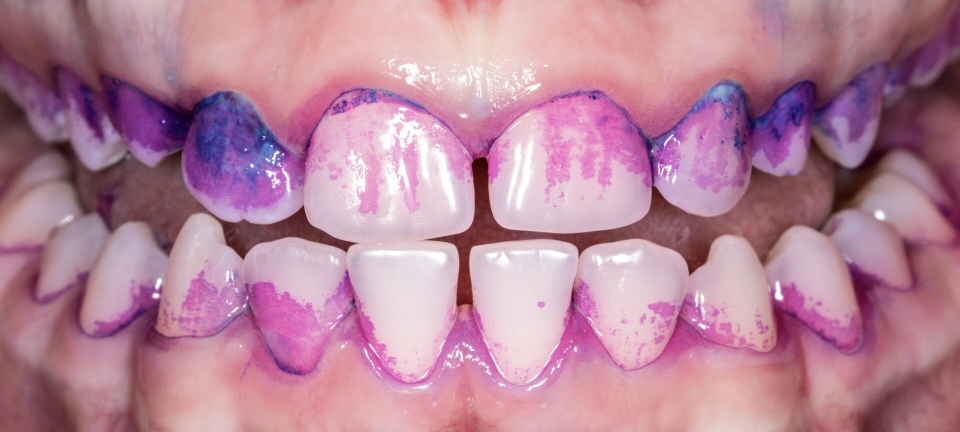
#> input picture DentalVision.API/wwwroot/uploads/15bdba8e-4e69-44e4-a6ec-76f071a970ce.jpg, 1920 x 864 px (shown at 1/2 size)
$ python plaque_processor.py --image ../../DentalVision.API/wwwroot/uploads/15bdba8e-4e69-44e4-a6ec-76f071a970ce.jpg
#> lines starting #> are read from the running program, lines starting #| are printed output that depends on the picture; after the words box and inside, x2 and y2 are one past the last pixel; in counts of white or black regions, pixels touching at a corner belong together
import cv2
import numpy as np
import json
import argparse
import sys
import os
import urllib.request
import urllib.error
import base64
import traceback
from enum import Enum

class SegmentationMode(Enum):
    AUTO = "AUTO"
    ROBOFLOW = "ROBOFLOW"
    YOLO = "YOLO"
    OPENCV = "OPENCV"
    COLOR_TEETH = "COLOR_TEETH"

ACTIVE_MODE = SegmentationMode.AUTO

# Configurable sensitivity thresholds (Lower confidence = detects more teeth)
FDI_CONFIDENCE = 0.08      # Lowered to 0.08 so every subtle/partial tooth is detected
FDI_OVERLAP = 0.35         # Resolves overlapping bounding boxes
SEG_CONFIDENCE = 0.08      # Lowered to 0.08 to capture all enamel crown polygons
SEG_OVERLAP = 0.40
MIN_PLAQUE_AREA = 65       # Filters out micro-speck noise/reflections (<65px)

try:
    from ultralytics import YOLO
    HAS_YOLO = True
except ImportError:
    HAS_YOLO = False

def detect_disclosing_plaque_mask(image_bgr):
    """
    Isolates two-tone and erythrosine dental disclosing dye stains
    while strictly rejecting natural white/ivory enamel and saliva glare.
    """
    h, w, _ = image_bgr.shape
    hsv = cv2.cvtColor(image_bgr, cv2.COLOR_BGR2HSV)
    lab = cv2.cvtColor(image_bgr, cv2.COLOR_BGR2LAB)
    l_chan, a_chan, b_chan = cv2.split(lab)

    # 1. Mature Acidogenic Biofilm (Thick / Deep Purple, Violet, Indigo)
    # HSV: Hue 100-165, Saturation >= 45, Value >= 30
    lower_purple = np.array([100, 45, 30])
    upper_purple = np.array([165, 255, 255])
    mask_purple = cv2.inRange(hsv, lower_purple, upper_purple)

    # 2. Fresh Plaque Biofilm (Erythrosine Pink, Vivid Magenta, Reddish)
    # HSV: Hue in 165-180 or 0-10, Saturation >= 65, Value >= 65
    lower_pink1 = np.array([165, 65, 65])
    upper_pink1 = np.array([180, 255, 255])
    mask_pink1 = cv2.inRange(hsv, lower_pink1, upper_pink1)

    lower_pink2 = np.array([0, 65, 65])
    upper_pink2 = np.array([10, 255, 255])
    mask_pink2 = cv2.inRange(hsv, lower_pink2, upper_pink2)

    mask_pink = cv2.bitwise_or(mask_pink1, mask_pink2)
    plaque_mask = cv2.bitwise_or(mask_purple, mask_pink)

    # Clean up small noise with Morphological Operations
    clean_kernel = cv2.getStructuringElement(cv2.MORPH_ELLIPSE, (5, 5))
    plaque_mask = cv2.morphologyEx(plaque_mask, cv2.MORPH_OPEN, clean_kernel)
    plaque_mask = cv2.morphologyEx(plaque_mask, cv2.MORPH_CLOSE, clean_kernel)

    # 3. Gingival Tissue (Natural Gums) Mask using Lab a* redness channel
    _, gum_mask = cv2.threshold(a_chan, 142, 255, cv2.THRESH_BINARY)
    gum_kernel = cv2.getStructuringElement(cv2.MORPH_ELLIPSE, (7, 7))
    gum_mask = cv2.morphologyEx(gum_mask, cv2.MORPH_CLOSE, gum_kernel)

    # Exclude extreme top and bottom border margins (lips/retractor)
    roi_mask = np.zeros((h, w), dtype=np.uint8)
    roi_top = int(h * 0.10)
    roi_bottom = int(h * 0.92)
    roi_mask[roi_top:roi_bottom, :] = 255
    plaque_mask = cv2.bitwise_and(plaque_mask, roi_mask)

    return plaque_mask, gum_mask, mask_purple

def query_roboflow_fdi_numbering(image_bytes, api_key):
    """
    Queries Roboflow model 'front-intraoral-tooth-numbering/1' with sensitivity tuning.
    """
    url = f"https://serverless.roboflow.com/front-intraoral-tooth-numbering/1?confidence={FDI_CONFIDENCE}&overlap={FDI_OVERLAP}"
    headers = {
        "Content-Type": "application/x-www-form-urlencoded",
        "Authorization": f"Bearer {api_key}"
    }
    try:
        req = urllib.request.Request(url, data=image_bytes, headers=headers)
        with urllib.request.urlopen(req, timeout=15) as response:
            res_body = response.read().decode("utf-8")
            res_json = json.loads(res_body)
            return res_json.get("predictions", [])
    except Exception:
        try:
            url_fallback = f"https://detect.roboflow.com/front-intraoral-tooth-numbering/1?api_key={api_key}&confidence={FDI_CONFIDENCE}&overlap={FDI_OVERLAP}"
            req2 = urllib.request.Request(url_fallback, data=image_bytes, headers={"Content-Type": "application/x-www-form-urlencoded"})
            with urllib.request.urlopen(req2, timeout=15) as response2:
                res_body2 = response2.read().decode("utf-8")
                res_json2 = json.loads(res_body2)
                return res_json2.get("predictions", [])
        except Exception:
            return []

# [14 lines left out: function query_roboflow_teeth_segmentation, not called in this run]

def analyze_plaque(image_path, brightness=0, contrast=1.0, denoise_radius=3):
#> called with brightness = 0, contrast = 1, denoise_radius = 3
    if not os.path.exists(image_path):
        return {"status": "error", "message": f"File not found: {image_path}"}

    img = cv2.imread(image_path)
#> img is the input picture: shape (864, 1920, 3); mean B, G, R 153.2, 132.6, 182.7
    if img is None:
        return {"status": "error", "message": "Failed to read dental image file"}

    h, w, _ = img.shape

    # Preprocessing
    adjusted = cv2.convertScaleAbs(img, alpha=float(contrast), beta=int(brightness))
    if denoise_radius > 0:
        k_size = int(denoise_radius)
        if k_size % 2 == 0:
            k_size += 1
        processed = cv2.medianBlur(adjusted, k_size)
    else:
        processed = adjusted

    plaque_mask, gum_mask, purple_mask = detect_disclosing_plaque_mask(processed)
#> in detect_disclosing_plaque_mask, `l_chan, a_chan, b_chan = cv2.split(lab)`:
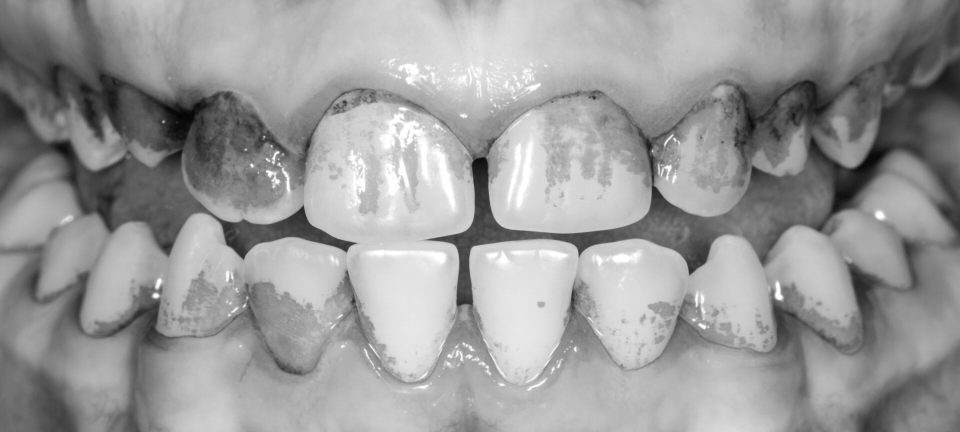
#> l_chan: shape (864, 1920) (shown at 1/2 size); min 5, max 255, mean 154.4
#> in detect_disclosing_plaque_mask, `l_chan, a_chan, b_chan = cv2.split(lab)`:
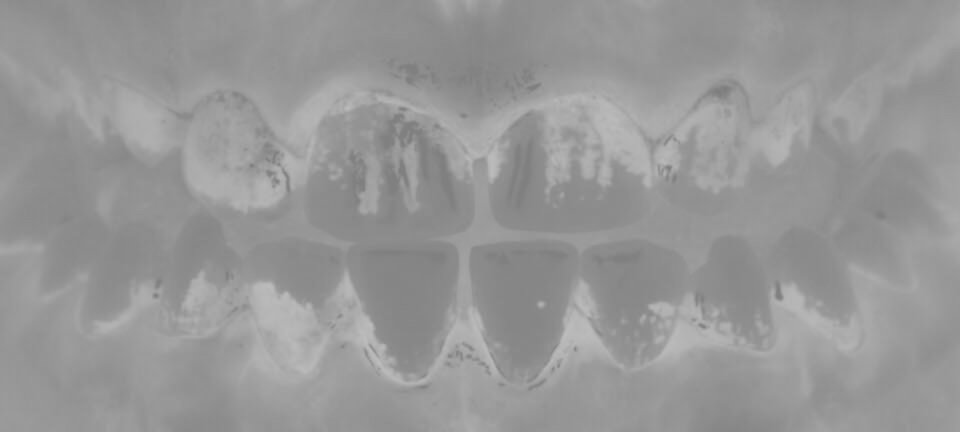
#> a_chan: shape (864, 1920) (shown at 1/2 size); min 124, max 189, mean 150.8
#> in detect_disclosing_plaque_mask, `l_chan, a_chan, b_chan = cv2.split(lab)`:
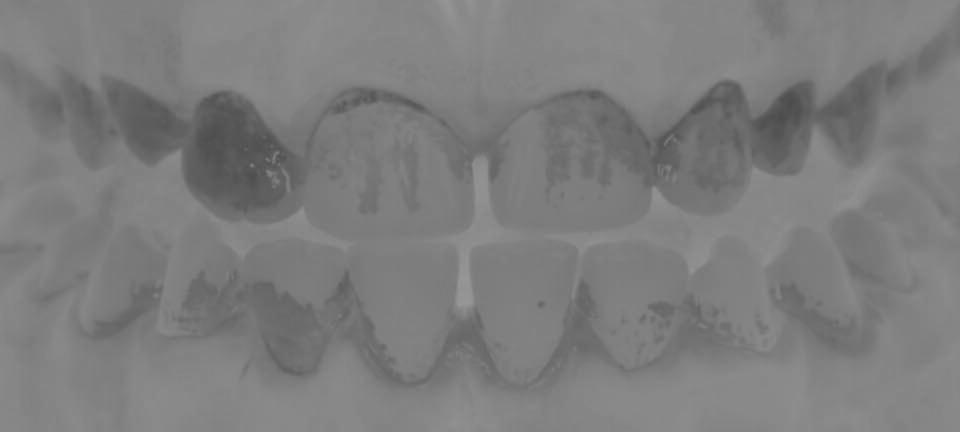
#> b_chan: shape (864, 1920) (shown at 1/2 size); min 74, max 154, mean 125
#> in detect_disclosing_plaque_mask, `mask_purple = cv2.inRange(hsv, lower_purple, upper_purple)`:
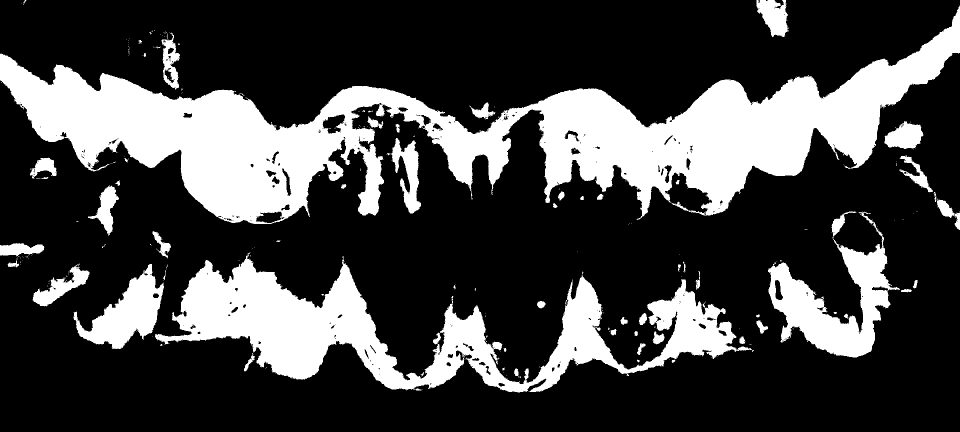
#> mask_purple: shape (864, 1920) (shown at 1/2 size); 26.3% white; 291 white regions (233 under 20 px), largest, box (x1, y1, x2, y2) and area: (0, 11, 1920, 448) 260634, (310, 505, 1504, 785) 106083, (1536, 423, 1800, 715) 27269
#> in detect_disclosing_plaque_mask, `mask_pink2 = cv2.inRange(hsv, lower_pink2, upper_pink2)`:
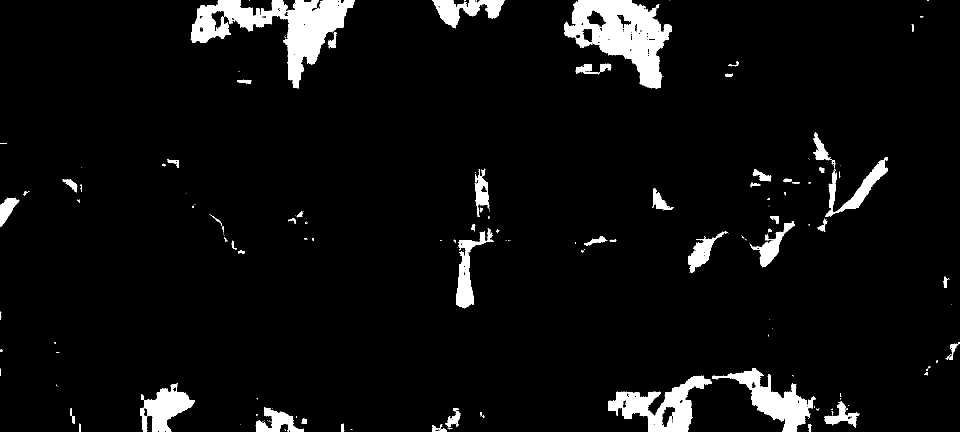
#> mask_pink2: shape (864, 1920) (shown at 1/2 size); 5.5% white; 183 white regions (113 under 20 px), largest, box (x1, y1, x2, y2) and area: (381, 0, 710, 177) 20239, (1128, 0, 1344, 177) 18966, (1216, 751, 1424, 864) 9451
#> in detect_disclosing_plaque_mask, `mask_pink = cv2.bitwise_or(mask_pink1, mask_pink2)`:
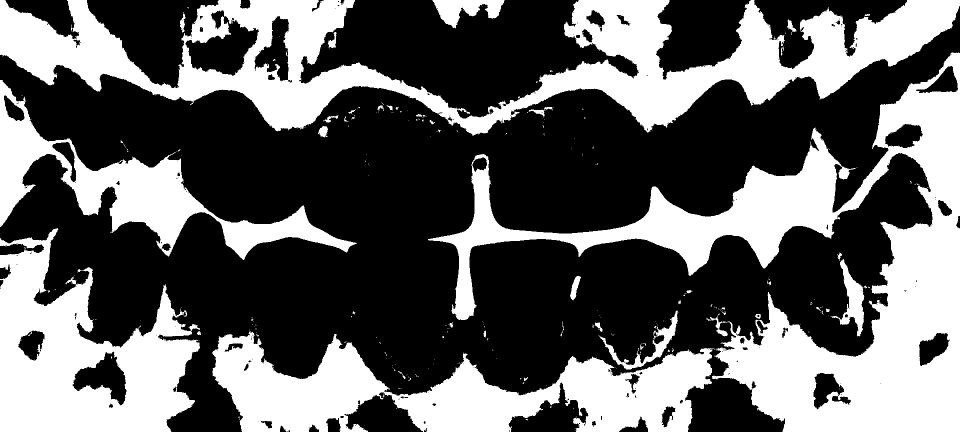
#> mask_pink: shape (864, 1920) (shown at 1/2 size); 39.1% white; 293 white regions (248 under 20 px), largest, box (x1, y1, x2, y2) and area: (856, 105, 1920, 864) 207456, (0, 0, 1920, 271) 181975, (424, 662, 1425, 864) 100745
#> in detect_disclosing_plaque_mask, `plaque_mask = cv2.bitwise_and(plaque_mask, roi_mask)`:
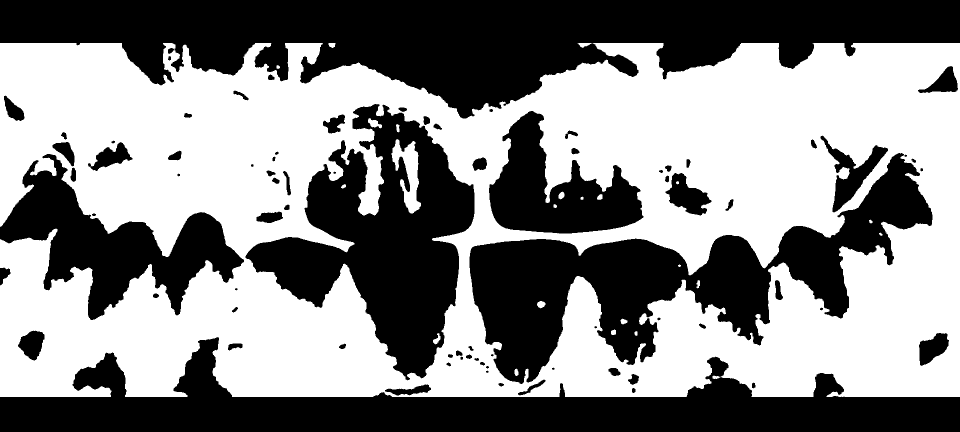
#> plaque_mask: shape (864, 1920) (shown at 1/2 size); 53.5% white; 81 black regions (7 under 20 px), largest, box (x1, y1, x2, y2) and area: (0, 0, 1920, 237) 241009, (0, 674, 1920, 864) 154177, (939, 306, 1865, 768) 135237

    # Read image bytes for Roboflow API
    with open(image_path, "rb") as f:
        raw_b64 = base64.b64encode(f.read())

    api_key = os.environ.get("ROBOFLOW_API_KEY", "nKbu7rSZH2yUbPiKsN76")

    # 1. Query FDI Tooth Numbering Model (front-intraoral-tooth-numbering/1)
    fdi_predictions = query_roboflow_fdi_numbering(raw_b64, api_key)

    # 2. Query Teeth Crown Segmentation Model (teeth-hpjzi/1)
    seg_predictions = query_roboflow_teeth_segmentation(raw_b64, api_key)

    # Extract Tooth Polygons from Segmentation
    tooth_polygons = []
    if len(seg_predictions) > 0:
        for pred in seg_predictions:
            pts_list = pred.get("points", [])
            if len(pts_list) >= 3:
                poly = np.array([[int(p["x"]), int(p["y"])] for p in pts_list], dtype=np.int32)
                cx = float(pred.get("x", np.mean(poly[:, 0])))
                cy = float(pred.get("y", np.mean(poly[:, 1])))
                tooth_polygons.append({
                    "polygon": poly,
                    "cx": cx,
                    "cy": cy,
                    "confidence": float(pred.get("confidence", 0.90))
                })

    # Fallback to HSV / Edge teeth segmentation if remote models returned no teeth
    if len(tooth_polygons) == 0:
        hsv_full = cv2.cvtColor(processed, cv2.COLOR_BGR2HSV)
        lower_tooth = np.array([0, 0, 90])
        upper_tooth = np.array([180, 80, 255])
        raw_teeth = cv2.inRange(hsv_full, lower_tooth, upper_tooth)
        raw_teeth = cv2.bitwise_and(raw_teeth, cv2.bitwise_not(gum_mask))
        t_kernel = cv2.getStructuringElement(cv2.MORPH_ELLIPSE, (7, 7))
        raw_teeth = cv2.morphologyEx(raw_teeth, cv2.MORPH_OPEN, t_kernel)
        raw_teeth = cv2.morphologyEx(raw_teeth, cv2.MORPH_CLOSE, t_kernel)

        cnts, _ = cv2.findContours(raw_teeth, cv2.RETR_EXTERNAL, cv2.CHAIN_APPROX_SIMPLE)
        for c in cnts:
            if cv2.contourArea(c) > 600:
                c_hull = cv2.convexHull(c)
                M = cv2.moments(c_hull)
                if M["m00"] > 0:
                    cx = M["m10"] / M["m00"]
                    cy = M["m01"] / M["m00"]
                    tooth_polygons.append({
                        "polygon": c_hull.reshape(-1, 2),
                        "cx": cx,
                        "cy": cy,
                        "confidence": 0.85
                    })

    # Sort tooth crowns: Upper Arch (left to right), then Lower Arch (left to right)
    upper_teeth = sorted([t for t in tooth_polygons if t["cy"] < (h * 0.55)], key=lambda t: t["cx"])
    lower_teeth = sorted([t for t in tooth_polygons if t["cy"] >= (h * 0.55)], key=lambda t: t["cx"])

    # Match each tooth crown with authentic FDI prediction from front-intraoral-tooth-numbering
    for tooth in upper_teeth + lower_teeth:
        tcx, tcy = tooth["cx"], tooth["cy"]
        best_match_fdi = None
        min_dist = float("inf")

        for fdi_p in fdi_predictions:
            f_cls = str(fdi_p.get("class", "")).strip()
            if f_cls.isdigit() and 11 <= int(f_cls) <= 48:
                fx = float(fdi_p.get("x", 0))
                fy = float(fdi_p.get("y", 0))
                fw = float(fdi_p.get("width", 0))
                fh = float(fdi_p.get("height", 0))

                dist = np.sqrt((tcx - fx) ** 2 + (tcy - fy) ** 2)
                if dist < min_dist and dist < max(fw, fh, 75):
                    min_dist = dist
                    best_match_fdi = int(f_cls)

        tooth["matched_fdi"] = best_match_fdi

    ordered_teeth = []
    # Upper Arch Assignment
    n_up = len(upper_teeth)
    if n_up > 0:
        mid_idx = n_up // 2
        for idx, t in enumerate(upper_teeth):
            if t.get("matched_fdi"):
                t["tooth_num"] = t["matched_fdi"]
            else:
                t["tooth_num"] = 11 + (mid_idx - 1 - idx) if idx < mid_idx else 21 + (idx - mid_idx)
            t["arch"] = "Upper"
            ordered_teeth.append(t)

    # Lower Arch Assignment
    n_low = len(lower_teeth)
    if n_low > 0:
        mid_idx_low = n_low // 2
        for idx, t in enumerate(lower_teeth):
            if t.get("matched_fdi"):
                t["tooth_num"] = t["matched_fdi"]
            else:
                t["tooth_num"] = 41 + (mid_idx_low - 1 - idx) if idx < mid_idx_low else 31 + (idx - mid_idx_low)
            t["arch"] = "Lower"
            ordered_teeth.append(t)

    mappings = []
    total_enamel_pixels = 0
    total_plaque_pixels = 0

    # Process each tooth crown with dynamic gumline boundary extraction
    for tooth in ordered_teeth:
        poly = tooth["polygon"]
        tooth_num = tooth.get("tooth_num", 11)
        is_upper = tooth.get("arch", "Upper") == "Upper"

        tooth_mask = np.zeros((h, w), dtype=np.uint8)
        cv2.fillPoly(tooth_mask, [poly], 255)

        pts_indices = np.where(tooth_mask > 0)
        if len(pts_indices[0]) == 0:
            continue

        ymin_t = int(np.min(pts_indices[0]))
        ymax_t = int(np.max(pts_indices[0]))
        xmin_t = int(np.min(pts_indices[1]))
        xmax_t = int(np.max(pts_indices[1]))
        tooth_h = max(1, ymax_t - ymin_t)
        tooth_w = max(1, xmax_t - xmin_t)

        # Dynamic Gumline (Gingival Margin) Interface Detection
        dilated_gums = cv2.dilate(gum_mask, cv2.getStructuringElement(cv2.MORPH_ELLIPSE, (7, 7)), iterations=1)
        gumline_interface = cv2.bitwise_and(tooth_mask, dilated_gums)

        # Distance transform from gumline
        if cv2.countNonZero(gumline_interface) > 0:
            dist_from_gum = cv2.distanceTransform(cv2.bitwise_not(gumline_interface), cv2.DIST_L2, 5)
        else:
            dist_from_gum = np.zeros((h, w), dtype=np.float32)
            for y_p in range(ymin_t, ymax_t + 1):
                dist_val = (y_p - ymin_t) if is_upper else (ymax_t - y_p)
                dist_from_gum[y_p, xmin_t:xmax_t + 1] = float(dist_val)

        # Cervical Zone = closest 35% to the gingival margin
        cervical_threshold = tooth_h * 0.35
        cervical_zone = np.where((dist_from_gum <= cervical_threshold) & (tooth_mask > 0), 255, 0).astype(np.uint8)

        # Interproximal Zone = outer 20% along lateral margins (mesial/distal edges)
        proximal_zone = np.zeros((h, w), dtype=np.uint8)
        prox_w = int(tooth_w * 0.20)
        proximal_zone[:, xmin_t:min(w, xmin_t + prox_w)] = 255
        proximal_zone[:, max(0, xmax_t - prox_w):xmax_t] = 255
        proximal_zone = cv2.bitwise_and(proximal_zone, tooth_mask)

        # Plaque on this tooth crown
        tooth_plaque = cv2.bitwise_and(plaque_mask, tooth_mask)
        t_area = cv2.countNonZero(tooth_mask)
        p_area = cv2.countNonZero(tooth_plaque)

        total_enamel_pixels += t_area
        total_plaque_pixels += p_area

        if p_area == 0:
            continue

        # Find individual plaque stain contours (Filtered against micro-specks)
        contours, _ = cv2.findContours(tooth_plaque, cv2.RETR_EXTERNAL, cv2.CHAIN_APPROX_SIMPLE)
        for cnt in contours:
            cnt = cv2.convexHull(cnt)
            cnt_area = cv2.contourArea(cnt)
            if cnt_area < MIN_PLAQUE_AREA:
                continue

            epsilon = 0.015 * cv2.arcLength(cnt, True)
            approx = cv2.approxPolyDP(cnt, epsilon, True)

            coords = []
            for pt in approx:
                pt_x, pt_y = pt[0]
                coords.append({
                    "x": int((pt_x / w) * 600),
                    "y": int((pt_y / h) * 400)
                })

            # Check if this contour is mature purple vs fresh pink
            cnt_mask = np.zeros((h, w), dtype=np.uint8)
            cv2.drawContours(cnt_mask, [cnt], -1, 255, -1)
            purple_pixels = cv2.countNonZero(cv2.bitwise_and(cnt_mask, purple_mask))
            is_mature_purple = (purple_pixels / max(1, cnt_area)) > 0.35

            # Plaque Severity Classification
            stain_ratio = (cnt_area / max(1, t_area)) * 100
            if is_mature_purple or stain_ratio > 18 or cnt_area > 300:
                plaque_level = "High"
            elif stain_ratio > 6 or cnt_area > 100:
                plaque_level = "Medium"
            else:
                plaque_level = "Low"

            # Check overlap with Cervical (Gumline) Zone vs Interproximal vs Crown
            cervical_overlap = cv2.countNonZero(cv2.bitwise_and(cnt_mask, cervical_zone))
            proximal_overlap = cv2.countNonZero(cv2.bitwise_and(cnt_mask, proximal_zone))

            if cervical_overlap > (cnt_area * 0.25):
                region = "Gumline (Cervical)"
            elif proximal_overlap > (cnt_area * 0.25):
                region = "Interproximal"
            else:
                region = "Crown Surface"

            mappings.append({
                "toothNumber": tooth_num,
                "plaqueLevel": plaque_level,
                "gumlineRegion": region,
                "coordinates": coords
            })

    # Overall Plaque Index Percentage
    coverage_percent = round((total_plaque_pixels / max(1, total_enamel_pixels)) * 100, 1)
    if coverage_percent > 100.0:
        coverage_percent = 100.0

    avg_conf = 0.92
    if len(ordered_teeth) > 0:
        avg_conf = round(float(np.mean([t["confidence"] for t in ordered_teeth])), 2)

    return {
        "status": "success",
        "engine": "DentalVision Hybrid Engine (front-intraoral-tooth-numbering/1 + Biofilm Scanner)",
        "coverage_percentage": coverage_percent,
        "confidence_score": avg_conf,
        "mappings": mappings
    }

if __name__ == "__main__":
    parser = argparse.ArgumentParser(description="DentalVision Automated Plaque Image Processor.")
    parser.add_argument("--image", required=True, help="Path to intraoral input image")
    parser.add_argument("--brightness", type=int, default=0, help="Brightness adjustment (-100 to 100)")
    parser.add_argument("--contrast", type=float, default=1.0, help="Contrast adjustment (1.0 to 3.0)")
    parser.add_argument("--denoise", type=int, default=3, help="Median filter kernel denoise size")

    args = parser.parse_args()

    try:
#> (the run stopped early here; a loop or call above may not have finished)
